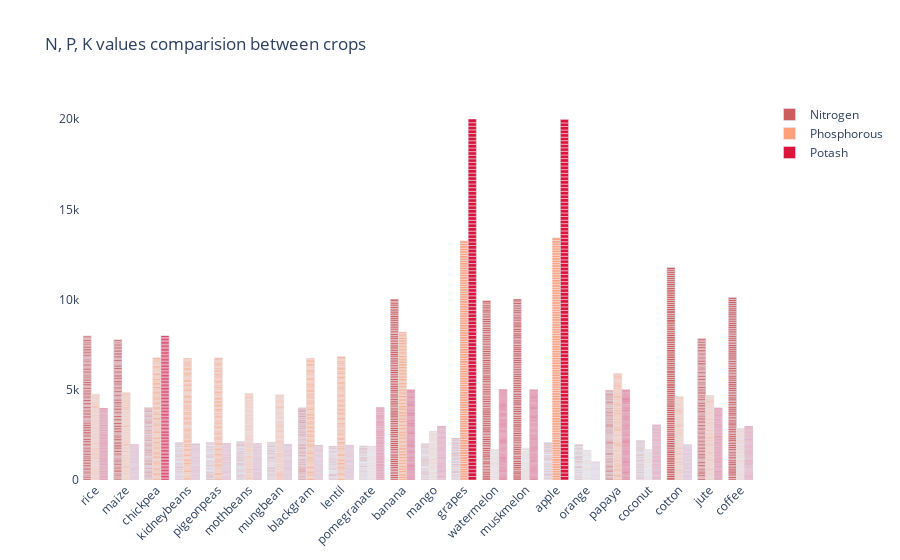

Notebook code for this chart:
### Code cell
fig = go.Figure()
fig.add_trace(go.Bar(
    x=df2['label'],
    y=df2['N'],
    name='Nitrogen',
    marker_color='indianred'
))
fig.add_trace(go.Bar(
    x=df2['label'],
    y=df2['P'],
    name='Phosphorous',
    marker_color='lightsalmon'
))
fig.add_trace(go.Bar(
    x=df2['label'],
    y=df2['K'],
    name='Potash',
    marker_color='crimson'
))

fig.update_layout(title="N, P, K values comparision between crops",
                  plot_bgcolor='white',
                  barmode='group',
                  xaxis_tickangle=-45)

fig.show()

### Figure 1 — Plotly figure (JSON) as saved in the notebook; plotly's stock layout.template omitted (floating-point values rounded to 4 significant figures; data arrays with more than 128 entries replaced by an {"elided": "..."} marker saying what was removed)
{"data": [{"marker": {"color": "indianred"}, "name": "Nitrogen", "type": "bar", "x": {"elided": "2200 str values"}, "y": {"elided": "2200 int values"}}, {"marker": {"color": "lightsalmon"}, "name": "Phosphorous", "type": "bar", "x": {"elided": "2200 str values"}, "y": {"elided": "2200 int values"}}, {"marker": {"color": "crimson"}, "name": "Potash", "type": "bar", "x": {"elided": "2200 str values"}, "y": {"elided": "2200 int values"}}], "layout": {"barmode": "group", "plot_bgcolor": "white", "title": {"text": "N, P, K values comparision between crops"}, "xaxis": {"tickangle": -45}}}
